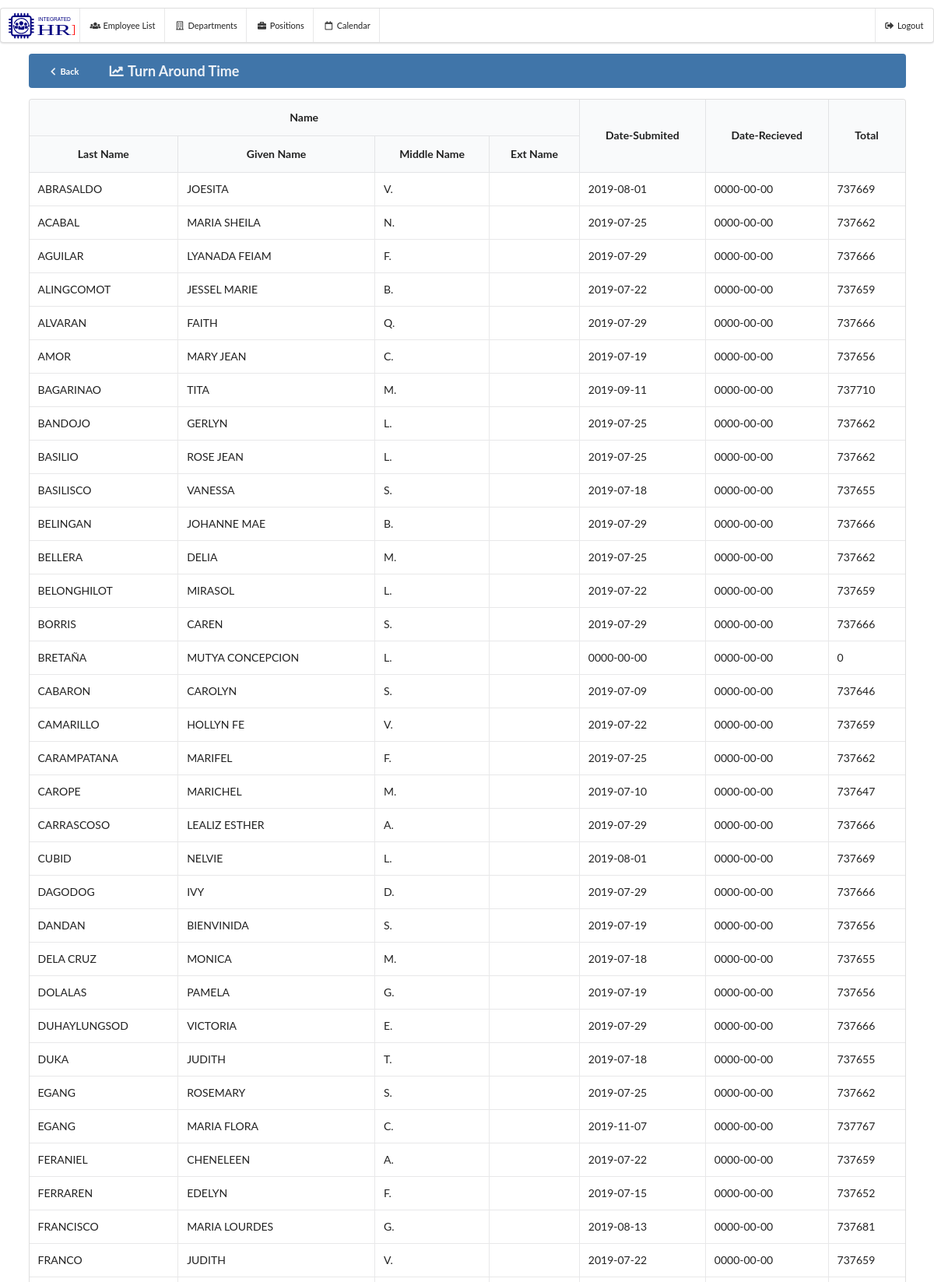
The page /tot.php?rec=8 (signed in, upper part) on the database its author committed.
### tables this page shows
CREATE TABLE `prrlist` (
  `prrlist_id` int(11) NOT NULL,
  `prr_id` int(11) NOT NULL,
  `employees_id` int(11) NOT NULL,
  `date_submitted` date NOT NULL,
  `appraisal_type` tinytext NOT NULL,
  `date_appraised` date NOT NULL,
  `numerical` double NOT NULL,
  `adjectival` tinytext NOT NULL,
  `remarks` tinytext NOT NULL,
  `comments` text NOT NULL,
  `stages` varchar(255) NOT NULL
);

CREATE TABLE `employees` (
  `employees_id` int(11) NOT NULL,
  `firstName` varchar(256) DEFAULT NULL,
  `lastName` varchar(256) DEFAULT NULL,
  `middleName` varchar(255) DEFAULT NULL,
  `extName` varchar(255) DEFAULT NULL,
  `gender` tinytext,
  `status` tinytext,
  `employmentStatus` tinytext,
  `department_id` int(11) DEFAULT NULL,
  `position_id` longtext,
  `natureOfAssignment` tinytext,
  `dateActivated` date NOT NULL,
  `dateInactivated` date NOT NULL,
  `dateIPCR` date NOT NULL
);

### umbra/tot/rec.tot.php (the view, shortened to what this page needs)
 <div class="ui borderless blue inverted mini menu noprint">
    <div class="left item" style="margin-right: 0px !important;">
      <button onclick="window.history.back();" class="blue ui icon button" title="Back" style="width: 65px;">
        <i class="icon chevron left"></i> Back
      </button>
    </div>
    <div class="item">
     <h3><i class="icon line chart"></i>Turn Around Time<span></span></h3>
   </div>
   <div class="right item">
  </div>
</div>
<div>
	<table class="ui celled table">
		<thead style="text-align: center">
			<tr>
				<th colspan ="4">Name</th>
				<th rowspan ="2">Date-Submited</th>
				<th rowspan ="2">Date-Recieved</th>
				<th rowspan ="2">Total</th>
			</tr>
			<tr>
				<th>Last Name</th>
				<th>Given Name</th>
				<th>Middle Name</th>
				<th>Ext Name</th>
			</tr>
		</thead>
		<tbody>
			<?php
				$sql = "SELECT * from prrlist where prr_id='$_GET[rec]'";
				$sql = $mysqli->query($sql);
				$view = "";
				while ($row =$sql->fetch_assoc()) {
					$emp  = "SELECT * from employees where employees_id ='$row[employees_id]'";
					$emp = $mysqli->query($emp);
					$emp = $emp->fetch_assoc();
					$d1 = date_create($row['date_submitted']);
					$d2 =date_create($row['date_appraised']);
					$dif = date_diff($d1,$d2);
					$view .= "
						<tr>
							<td>$emp[lastName]</td>
							<td>$emp[firstName]</td>
							<td>$emp[middleName]</td>
							<td>$emp[extName]</td>
							<td>$row[date_submitted]</td>
							<td>$row[date_appraised]</td>
							<td>".$dif->format('%a')."</td>
						</tr>
					";
				}
				echo $view;
			 ?>
		</tbody>
	</table>
</div>

### header.php (shortened to what this page needs)
<!DOCTYPE html>
<html>
<head>
  <link rel="stylesheet" type="text/css" href="ui/dist/semantic.css">
  <link href='fullcalendar4/packages/core/main.css' rel='stylesheet' />
  <link href='fullcalendar4/packages/daygrid/main.css' rel='stylesheet' />
</head>
  <body style="
    background: url(assets/bgs/bg.jpg) no-repeat center center fixed;
    -moz-background-size: cover;
    -webkit-background-size: cover;
    -o-background-size: cover;
    background-size: cover;
">
<?php
require_once "navbar.php";
?>

### navbar.php (shortened to what this page needs)
<div class="noprint ui stackable menu mini" style="margin-top: 10px; ">
  <a title="Home" href="index.php" class="item" title="Home" style="padding: 7px;">
    <img src="assets/ico/ihris.svg" style="width: 88px; height: 36px;" title="Integrated Human Resource System">
   </a>
  <a class="item" href="employeelist.php"><i class="users icon"></i>Employee List</a>
  <a class="item" href="departmentsetup.php"><i class="building outline icon"></i>Departments</a>
  <a class="item" href="positionsetup.php"><i class="briefcase icon"></i>Positions</a>
  <a class="item" onclick="_calendar()"><i class="calendar outline icon"></i>Calendar</a>
  <div class="right menu">
    <a class="ui item" href="logout.php"><i class="icon sign-out"></i> Logout</a>
  </div>
</div>

### tot.php (shortened to what this page needs)
<?php
require_once "header.php";
 ?>
 <div class="ui container">
 	<?php
 		if (isset($_GET['rec'])) {
 			require_once "umbra/tot/rec.tot.php";
 		}else{
 			require_once "umbra/tot/index.tot.php";
 		}
 	 ?>
 </div>
 <?php require_once "footer.php"; ?>

### footer.php (shortened to what this page needs)
</body>
</html>

### rows shown on the page
prrlist: employees.lastName "ABRASALDO", employees.firstName "JOESITA", employees.middleName "V.", date_submitted "2019-08-01", date_appraised "0000-00-00", $dif->format('%a') "737669"
prrlist: employees.lastName "ACABAL", employees.firstName "MARIA SHEILA", employees.middleName "N.", date_submitted "2019-07-25", date_appraised "0000-00-00", $dif->format('%a') "737662"
prrlist: employees.lastName "AGUILAR", employees.firstName "LYANADA FEIAM", employees.middleName "F.", date_submitted "2019-07-29", date_appraised "0000-00-00", $dif->format('%a') "737666"
prrlist: employees.lastName "ALINGCOMOT", employees.firstName "JESSEL MARIE", employees.middleName "B.", date_submitted "2019-07-22", date_appraised "0000-00-00", $dif->format('%a') "737659"
prrlist: employees.lastName "ALVARAN", employees.firstName "FAITH", employees.middleName "Q.", date_submitted "2019-07-29", date_appraised "0000-00-00", $dif->format('%a') "737666"
prrlist: employees.lastName "AMOR", employees.firstName "MARY JEAN", employees.middleName "C.", date_submitted "2019-07-19", date_appraised "0000-00-00", $dif->format('%a') "737656"
prrlist: employees.lastName "BAGARINAO", employees.firstName "TITA", employees.middleName "M.", date_submitted "2019-09-11", date_appraised "0000-00-00", $dif->format('%a') "737710"
prrlist: employees.lastName "BANDOJO", employees.firstName "GERLYN", employees.middleName "L.", date_submitted "2019-07-25", date_appraised "0000-00-00", $dif->format('%a') "737662"
prrlist: employees.lastName "BASILIO", employees.firstName "ROSE JEAN", employees.middleName "L.", date_submitted "2019-07-25", date_appraised "0000-00-00", $dif->format('%a') "737662"
prrlist: employees.lastName "BASILISCO", employees.firstName "VANESSA", employees.middleName "S.", date_submitted "2019-07-18", date_appraised "0000-00-00", $dif->format('%a') "737655"
prrlist: employees.lastName "BELINGAN", employees.firstName "JOHANNE MAE", employees.middleName "B.", date_submitted "2019-07-29", date_appraised "0000-00-00", $dif->format('%a') "737666"
prrlist: employees.lastName "BELLERA", employees.firstName "DELIA", employees.middleName "M.", date_submitted "2019-07-25", date_appraised "0000-00-00", $dif->format('%a') "737662"
prrlist: employees.lastName "BELONGHILOT", employees.firstName "MIRASOL", employees.middleName "L.", date_submitted "2019-07-22", date_appraised "0000-00-00", $dif->format('%a') "737659"
prrlist: employees.lastName "BORRIS", employees.firstName "CAREN", employees.middleName "S.", date_submitted "2019-07-29", date_appraised "0000-00-00", $dif->format('%a') "737666"
prrlist: employees.lastName "BRETAÑA", employees.firstName "MUTYA CONCEPCION", employees.middleName "L.", date_submitted "0000-00-00", date_appraised "0000-00-00", $dif->format('%a') "0"
prrlist: employees.lastName "CABARON", employees.firstName "CAROLYN", employees.middleName "S.", date_submitted "2019-07-09", date_appraised "0000-00-00", $dif->format('%a') "737646"
prrlist: employees.lastName "CAMARILLO", employees.firstName "HOLLYN FE", employees.middleName "V.", date_submitted "2019-07-22", date_appraised "0000-00-00", $dif->format('%a') "737659"
prrlist: employees.lastName "CARAMPATANA", employees.firstName "MARIFEL", employees.middleName "F.", date_submitted "2019-07-25", date_appraised "0000-00-00", $dif->format('%a') "737662"
prrlist: employees.lastName "CAROPE", employees.firstName "MARICHEL", employees.middleName "M.", date_submitted "2019-07-10", date_appraised "0000-00-00", $dif->format('%a') "737647"
prrlist: employees.lastName "CARRASCOSO", employees.firstName "LEALIZ ESTHER", employees.middleName "A.", date_submitted "2019-07-29", date_appraised "0000-00-00", $dif->format('%a') "737666"
prrlist: employees.lastName "CUBID", employees.firstName "NELVIE", employees.middleName "L.", date_submitted "2019-08-01", date_appraised "0000-00-00", $dif->format('%a') "737669"
prrlist: employees.lastName "DAGODOG", employees.firstName "IVY", employees.middleName "D.", date_submitted "2019-07-29", date_appraised "0000-00-00", $dif->format('%a') "737666"
prrlist: employees.lastName "DANDAN", employees.firstName "BIENVINIDA", employees.middleName "S.", date_submitted "2019-07-19", date_appraised "0000-00-00", $dif->format('%a') "737656"
prrlist: employees.lastName "DELA CRUZ", employees.firstName "MONICA", employees.middleName "M.", date_submitted "2019-07-18", date_appraised "0000-00-00", $dif->format('%a') "737655"
prrlist: employees.lastName "DOLALAS", employees.firstName "PAMELA", employees.middleName "G.", date_submitted "2019-07-19", date_appraised "0000-00-00", $dif->format('%a') "737656"
prrlist: employees.lastName "DUHAYLUNGSOD", employees.firstName "VICTORIA", employees.middleName "E.", date_submitted "2019-07-29", date_appraised "0000-00-00", $dif->format('%a') "737666"
prrlist: employees.lastName "DUKA", employees.firstName "JUDITH", employees.middleName "T.", date_submitted "2019-07-18", date_appraised "0000-00-00", $dif->format('%a') "737655"
prrlist: employees.lastName "EGANG", employees.firstName "ROSEMARY", employees.middleName "S.", date_submitted "2019-07-25", date_appraised "0000-00-00", $dif->format('%a') "737662"
prrlist: employees.lastName "EGANG", employees.firstName "MARIA FLORA", employees.middleName "C.", date_submitted "2019-11-07", date_appraised "0000-00-00", $dif->format('%a') "737767"
prrlist: employees.lastName "FERANIEL", employees.firstName "CHENELEEN", employees.middleName "A.", date_submitted "2019-07-22", date_appraised "0000-00-00", $dif->format('%a') "737659"
prrlist: employees.lastName "FERRAREN", employees.firstName "EDELYN", employees.middleName "F.", date_submitted "2019-07-15", date_appraised "0000-00-00", $dif->format('%a') "737652"
prrlist: employees.lastName "FRANCISCO", employees.firstName "MARIA LOURDES", employees.middleName "G.", date_submitted "2019-08-13", date_appraised "0000-00-00", $dif->format('%a') "737681"
prrlist: employees.lastName "FRANCO", employees.firstName "JUDITH", employees.middleName "V.", date_submitted "2019-07-22", date_appraised "0000-00-00", $dif->format('%a') "737659"
